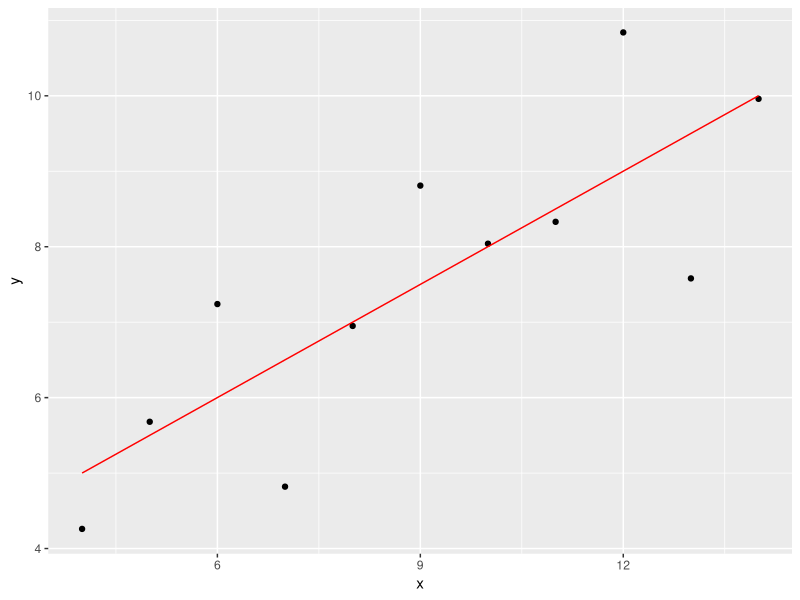
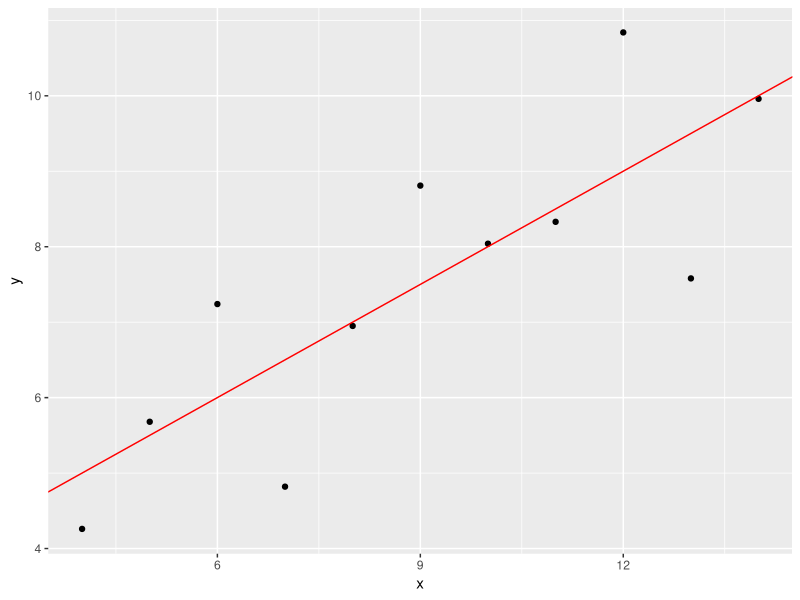
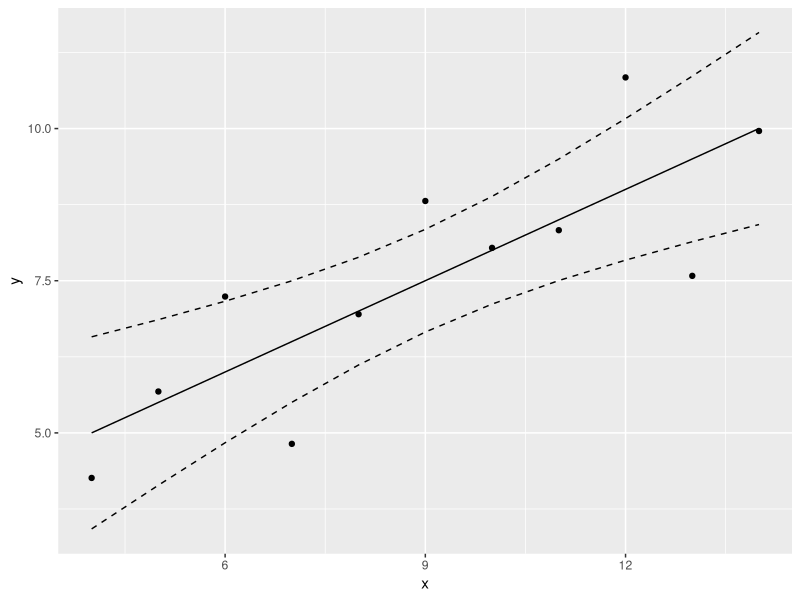
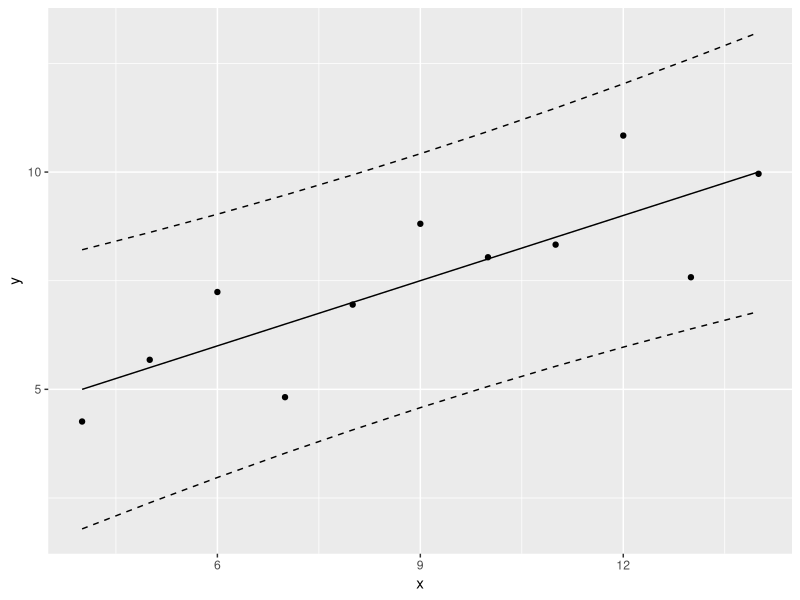
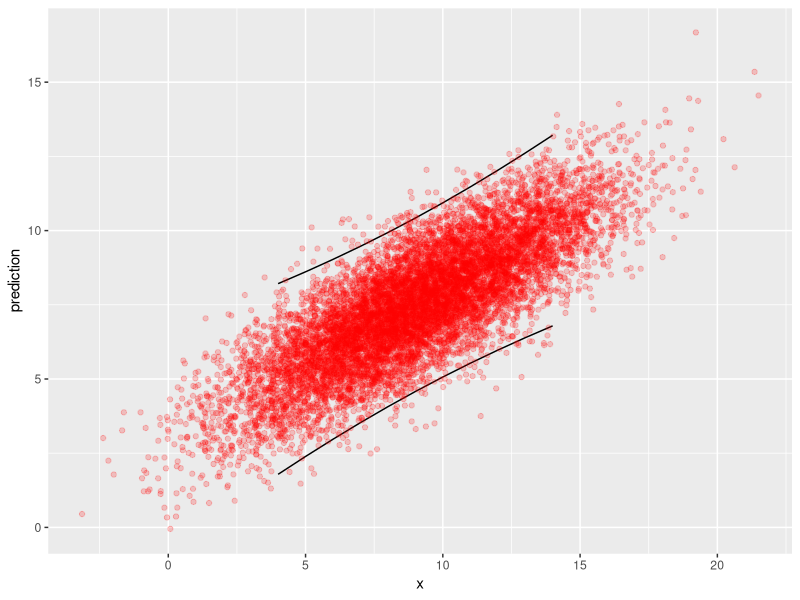
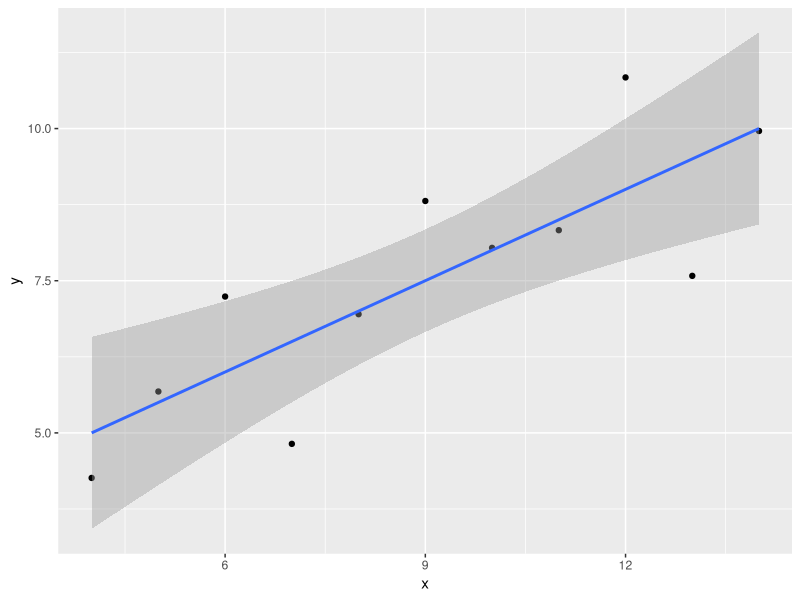
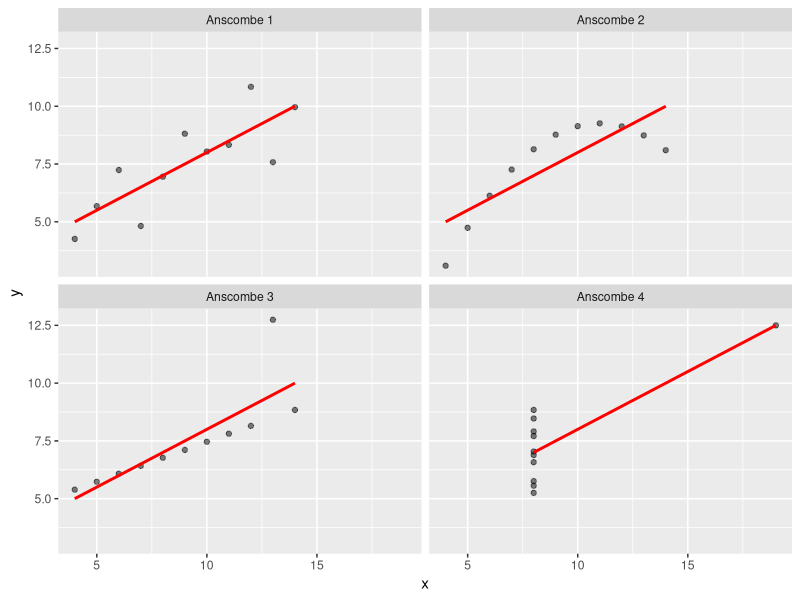
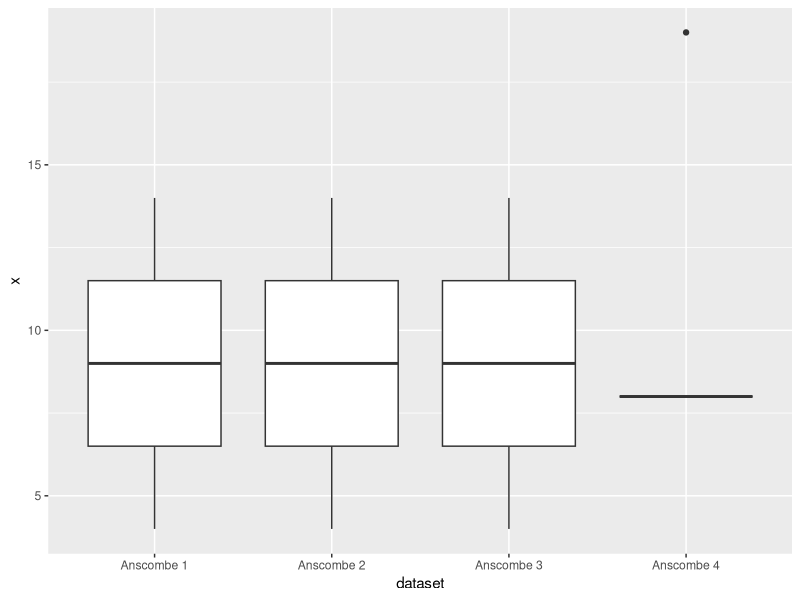

Write the R code that produced these figures, in order.
## ---- chunk 1
library(ggplot2)
library(tidyverse)
## ---- chunk 2
dat <- read.csv("Data/anscombe/anscombe01.txt")

lm.anscombe1 <- lm(y ~ x, data = dat)
## ---- chunk 3
lm.anscombe1
## ---- chunk 4
summary(lm.anscombe1)
## ---- chunk 5
anova(lm.anscombe1)
## ---- chunk 6
fitted(lm.anscombe1)
residuals(lm.anscombe1)
## ---- chunk 7
coefficients(lm.anscombe1)
## ---- chunk 8
intercept <- coefficients(lm.anscombe1)[1]
slope <- coefficients(lm.anscombe1)[2]
## ---- chunk 9
dat$fitted <- fitted(lm.anscombe1)

ggplot(dat, aes(x = x, y = y)) +
  geom_point() +
  geom_line(aes(x = x, y = fitted), col = "red")
## ---- chunk 10
parameters <- coefficients(lm.anscombe1)

ggplot(dat, aes(x = x, y = y)) +
  geom_point() +
  geom_abline(intercept = parameters[1], slope = parameters[2], col="red")
## ---- chunk 11
predict(lm.anscombe1) # Similar to fitted(lm.anscombe1)
## ---- chunk 12
new.dat <- data.frame(x = c(1, 4, 6, 19))
predict(lm.anscombe1, newdata = new.dat)
## ---- chunk 13
predict(lm.anscombe1, interval = 'confidence')
## ---- chunk 14
lm.anscombe1 %>% 
  predict(., interval = 'confidence')
## ---- chunk 15
prediction.anscombe1 <- lm.anscombe1 %>%
  predict(., interval = 'confidence') %>%
  as.data.frame() %>%
  mutate(x = dat$x)

p <- ggplot(dat, aes(x = x, y = y)) +
  geom_point() +
  geom_line(data = prediction.anscombe1, aes(x = x, y = fit)) +
  geom_line(data = prediction.anscombe1, aes(x = x, y = upr), linetype = "dashed" ) +
  geom_line(data = prediction.anscombe1, aes(x = x, y = lwr), linetype = "dashed")
## ---- chunk 16
print(p)
## ---- chunk 17
prediction.anscombe1 <- lm.anscombe1 %>%
  predict(., interval = 'prediction') %>%
  as.data.frame() %>%
  mutate(x = dat$x)

p <- ggplot(dat, aes(x = x, y = y)) +
  geom_point() +
  geom_line(data = prediction.anscombe1, aes(x = x, y = fit)) +
  geom_line(data = prediction.anscombe1, aes(x = x, y = upr), linetype = "dashed" ) +
  geom_line(data = prediction.anscombe1, aes(x = x, y = lwr), linetype = "dashed")
## ---- chunk 18
print(p)
## ---- chunk 19
random.data <- data.frame(x = rnorm(10000, mean = mean(dat$x), sd = sd(dat$x)))
prediction <- predict(lm.anscombe1, newdata = random.data, se.fit = TRUE)

names(prediction)
## ---- chunk 20
head(prediction$fit) # Fitted values

head(prediction$se.fit) # Standard error (parameter uncertainty)

prediction$df # Degrees of freedom: df = (n - 2)

prediction$residual.scale # Residual variance sigma^2: y = b0 + b1 * x + N(0, sigma^2)
## ---- chunk 21
random.data$predicted <- prediction$fit + rnorm(10000, mean = 0, sd = prediction$residual.scale)

p <- ggplot(prediction.anscombe1) +
  geom_line(aes(x = x, y = upr)) +
  geom_line(aes(x = x, y = lwr)) +
  geom_point(data = random.data, aes(x = x, y = predicted), col = "red", alpha = 0.2) +
  labs(x = "x", y = "prediction")
## ---- chunk 22
print(p)
## ---- chunk 23
p <- ggplot(dat, aes(x = x, y = y)) +
  geom_point() +
  geom_smooth(method = "lm", se = TRUE, level = 0.95)
## ---- chunk 24
print(p)
## ---- chunk 25
anscombe.all <- read.csv("Data/anscombe_all.csv")

p <- ggplot(anscombe.all, aes(x = x, y = y)) +
            geom_point(alpha = 0.5) +
            geom_smooth(method = "lm", se = FALSE, col = 'red') +      
            facet_wrap(~ dataset)

## ---- chunk 26
print(p)
## ---- chunk 27
ggplot(anscombe.all, aes(x = dataset, y = x)) +
            geom_boxplot()

## ---- chunk 28
lm.anscombe1 <- anscombe.all %>% filter(dataset == "Anscombe 1") %>% lm(y ~ x, data = .)

diagnostics.anscombe1 <- data.frame(residuals = residuals(lm.anscombe1),
                                    fitted = fitted(lm.anscombe1))

p1 <- ggplot(data = diagnostics.anscombe1, aes(x = fitted, y = residuals)) +
  geom_point() +
  geom_hline(yintercept = 0, col = "red") +
  labs(title = "Anscombe 1")

lm.anscombe2 <- anscombe.all %>% filter(dataset == "Anscombe 2") %>% lm(y ~ x, data = .)

diagnostics.anscombe2 <- data.frame(residuals = residuals(lm.anscombe2),
                                    fitted = fitted(lm.anscombe2))

p2 <- ggplot(data = diagnostics.anscombe2, aes(x = fitted, y = residuals)) +
  geom_point() +
  geom_hline(yintercept = 0, col = "red") +
  labs(title = "Anscombe 2")
## ---- chunk 29
gridExtra::grid.arrange(p1, p2, ncol = 2)
## ---- chunk 30
diagnostics.anscombe1 <- diagnostics.anscombe1 %>% mutate(observation = 1:11)

p1 <- ggplot(data = diagnostics.anscombe1, aes(x = observation, y = residuals)) +
  geom_point() +
  geom_hline(yintercept = 0, col = "red") +
  labs(title = "Anscombe 1")


diagnostics.anscombe2 <- diagnostics.anscombe2 %>% mutate(observation = 1:11)

p2 <- ggplot(data = diagnostics.anscombe2, aes(x = observation, y = residuals)) +
  geom_point() +
  geom_hline(yintercept = 0, col = "red") +
  labs(title = "Anscombe 2")
## ---- chunk 31
gridExtra::grid.arrange(p1, p2, ncol = 2)
## ---- chunk 32
p1 <- ggplot(data = diagnostics.anscombe1, aes(x = residuals)) +
  geom_histogram() +
  labs(title = "Anscombe 1")

p2 <- ggplot(data = diagnostics.anscombe2, aes(x = residuals)) +
  geom_histogram() +
  labs(title = "Anscombe 2")
## ---- chunk 33
gridExtra::grid.arrange(p1, p2, ncol = 2)
## ---- chunk 34
diagnostics.anscombe1 <- diagnostics.anscombe1 %>% 
  mutate(residuals_ztrans = (residuals - mean(residuals)) / sd(residuals))

p1 <- ggplot(diagnostics.anscombe1, aes(sample = residuals_ztrans)) +
  stat_qq() +
  geom_abline(intercept = 0, slope = 1)

diagnostics.anscombe3 <- anscombe.all %>%
  filter(dataset == "Anscombe 3") %>%
  lm(y ~ x, data = .) %>% 
  residuals(.) %>%
  data.frame(residuals = .) %>% 
  mutate(residuals_ztrans = (residuals - mean(residuals)) / sd(residuals))

p3 <- ggplot(diagnostics.anscombe3, aes(sample = residuals_ztrans)) +
  stat_qq() +
  geom_abline(intercept = 0, slope = 1)
## ---- chunk 35
gridExtra::grid.arrange(p1, p3, ncol = 2)
## ---- chunk 36
ggplot(anscombe.all, aes(x = x, y = y)) +
  geom_point(alpha=0.5) +
  geom_smooth(method = "lm", se = FALSE, col = 'red', lwd = 0.5) +
  facet_wrap(~dataset, scales = "free")
